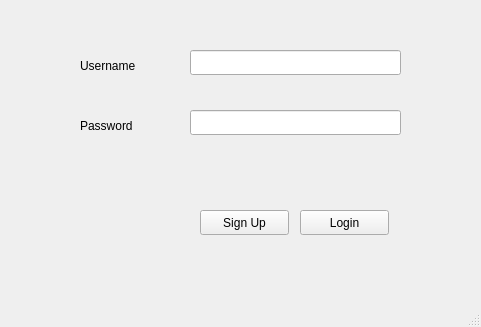
<?xml version="1.0" encoding="UTF-8"?>
<ui version="4.0">
 <class>MainWindow</class>
 <widget class="QMainWindow" name="MainWindow">
  <property name="geometry">
   <rect>
    <x>0</x>
    <y>0</y>
    <width>481</width>
    <height>327</height>
   </rect>
  </property>
  <property name="windowTitle">
   <string>MainWindow</string>
  </property>
  <widget class="QWidget" name="centralwidget">
   <widget class="QLabel" name="label">
    <property name="geometry">
     <rect>
      <x>80</x>
      <y>50</y>
      <width>101</width>
      <height>31</height>
     </rect>
    </property>
    <property name="text">
     <string>Username</string>
    </property>
   </widget>
   <widget class="QLabel" name="label_2">
    <property name="geometry">
     <rect>
      <x>80</x>
      <y>110</y>
      <width>101</width>
      <height>31</height>
     </rect>
    </property>
    <property name="text">
     <string>Password</string>
    </property>
   </widget>
   <widget class="QLineEdit" name="lineEdit">
    <property name="geometry">
     <rect>
      <x>190</x>
      <y>50</y>
      <width>211</width>
      <height>25</height>
     </rect>
    </property>
   </widget>
   <widget class="QLineEdit" name="lineEdit_2">
    <property name="geometry">
     <rect>
      <x>190</x>
      <y>110</y>
      <width>211</width>
      <height>25</height>
     </rect>
    </property>
   </widget>
   <widget class="QPushButton" name="pushButton">
    <property name="geometry">
     <rect>
      <x>300</x>
      <y>210</y>
      <width>89</width>
      <height>25</height>
     </rect>
    </property>
    <property name="text">
     <string>Login</string>
    </property>
   </widget>
   <widget class="QPushButton" name="pushButton_2">
    <property name="geometry">
     <rect>
      <x>200</x>
      <y>210</y>
      <width>89</width>
      <height>25</height>
     </rect>
    </property>
    <property name="text">
     <string>Sign Up</string>
    </property>
   </widget>
  </widget>
  <widget class="QStatusBar" name="statusbar"/>
 </widget>
 <resources/>
 <connections/>
</ui>
